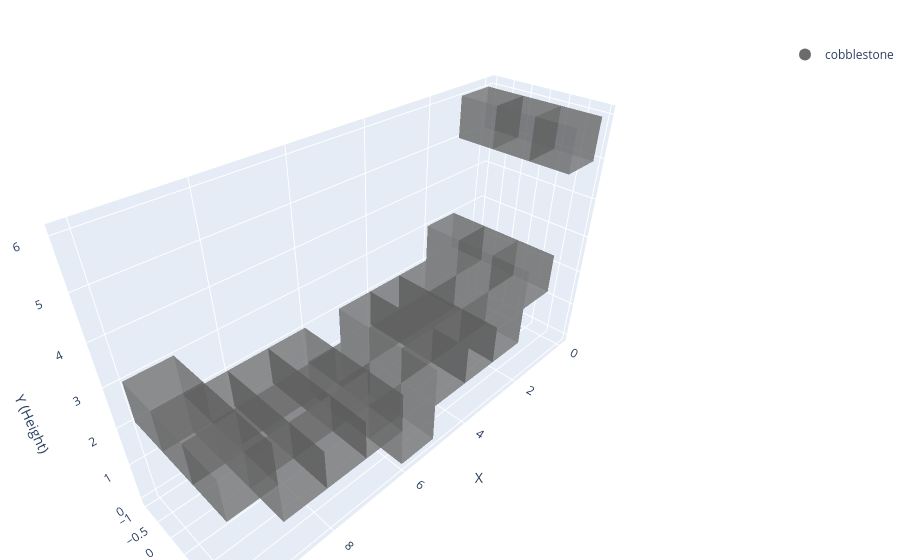

Here is the notebook cell this chart was saved with:
### Markdown cell above
### Double-check & Visualization

### Code cell
# coords_by_problem[problem_index][turn_index] = coords at that eval (problem = load cell print index).
from eval_code.viz import plotly_blocks

problem_index = 0   # problem number from load cell (print(i, prompts))
turn_index = -1     # 0=first turn, -1=last turn for that problem

try:
    coords_by_problem
except NameError:
    print("Run the evaluation cell first so coords_by_problem is available.")
else:
    n = len(coords_by_problem)
    if n == 0:
        print("No problems in coords_by_problem. Run Load → Construction → Evaluation (with matching arr_of_deltas), then try again.")
    elif problem_index < 0 or problem_index >= n:
        print(f"problem_index must be 0..{n-1} (there are {n} problems). Current problem_index={problem_index}")
    else:
        turns = coords_by_problem[problem_index]
        if turns:
            plotly_blocks.plot(turns[turn_index])
        else:
            print(f"Problem {problem_index} has no turns/coords.")
            
runs[problem_index]

### Figure 1 — Plotly figure (JSON) as saved in the notebook; plotly's stock layout.template omitted (floating-point values rounded to 4 significant figures; data arrays with more than 128 entries replaced by an {"elided": "..."} marker saying what was removed)
{"data": [{"facecolor": {"elided": "360 str values"}, "flatshading": true, "i": {"elided": "360 int values"}, "j": {"elided": "360 int values"}, "k": {"elided": "360 int values"}, "opacity": 0.5, "type": "mesh3d", "x": {"elided": "240 int values"}, "y": {"elided": "240 int values"}, "z": {"elided": "240 int values"}}, {"marker": {"color": "#6b6b6b", "size": 8}, "mode": "markers", "name": "cobblestone", "showlegend": true, "type": "scatter3d", "x": [null], "y": [null], "z": [null]}], "layout": {"legend": {"itemsizing": "constant"}, "margin": {"b": 0, "l": 0, "r": 0, "t": 40}, "scene": {"aspectmode": "data", "xaxis": {"title": {"text": "X"}}, "yaxis": {"title": {"text": "Z"}}, "zaxis": {"title": {"text": "Y (Height)"}}}, "title": {"text": ""}}}
